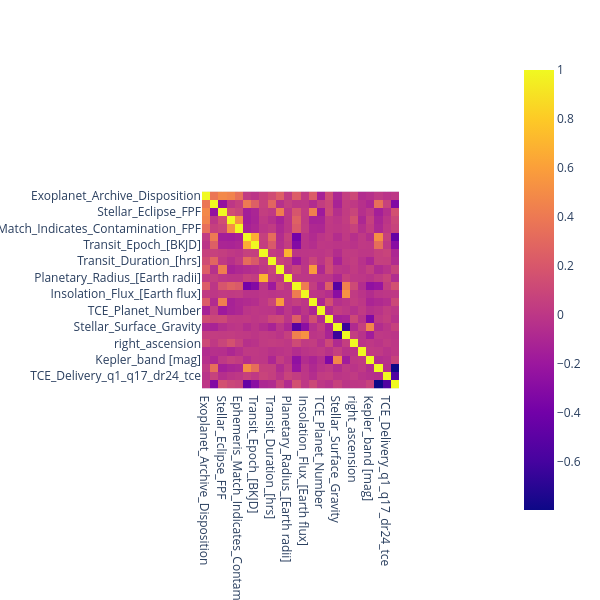

Write notebook code for a chart like this one.
### Code cell
fig_corrMatrix = px.imshow(keplerCorrMatrix, width=600, height=600)
fig_corrMatrix.update_yaxes(automargin=True)
fig_corrMatrix.show()

### Figure 1 — Plotly figure (JSON) as saved in the notebook; plotly's stock layout.template omitted (floating-point values rounded to 4 significant figures; data arrays with more than 128 entries replaced by an {"elided": "..."} marker saying what was removed)
{"data": [{"coloraxis": "coloraxis", "hovertemplate": "x: %{x}<br>y: %{y}<br>color: %{z}<extra></extra>", "type": "heatmap", "x": ["Exoplanet_Archive_Disposition", "Not_Transit-Like_FPF", "Stellar_Eclipse_FPF", "Centroid_Offset_FPF", "Ephemeris_Match_Indicates_Contamination_FPF", "Orbital_Period_[days]", "Transit_Epoch_[BKJD]", "Impact_Parameter", "Transit_Duration_[hrs]", "Transit_Depth_[ppm]", "Planetary_Radius_[Earth radii]", "Equilibrium_Temperature_[K]", "Insolation_Flux_[Earth flux]", "Transit_Signal-to-Noise", "TCE_Planet_Number", "Stellar_Effective_Temperature_[K]", "Stellar_Surface_Gravity", "Stellar_Radius_[Solar_radii]", "right_ascension", "declination", "Kepler_band [mag]", "TCE_Delivery_q1_q16_tce", "TCE_Delivery_q1_q17_dr24_tce", "TCE_Delivery_q1_q17_dr25_tce"], "y": ["Exoplanet_Archive_Disposition", "Not_Transit-Like_FPF", "Stellar_Eclipse_FPF", "Centroid_Offset_FPF", "Ephemeris_Match_Indicates_Contamination_FPF", "Orbital_Period_[days]", "Transit_Epoch_[BKJD]", "Impact_Parameter", "Transit_Duration_[hrs]", "Transit_Depth_[ppm]", "Planetary_Radius_[Earth radii]", "Equilibrium_Temperature_[K]", "Insolation_Flux_[Earth flux]", "Transit_Signal-to-Noise", "TCE_Planet_Number", "Stellar_Effective_Temperature_[K]", "Stellar_Surface_Gravity", "Stellar_Radius_[Solar_radii]", "right_ascension", "declination", "Kepler_band [mag]", "TCE_Delivery_q1_q16_tce", "TCE_Delivery_q1_q17_dr24_tce", "TCE_Delivery_q1_q17_dr25_tce"], "z": {"elided": "24x24 float values"}}], "layout": {"coloraxis": {"colorscale": [[0, "#0d0887"], [0.1111, "#46039f"], [0.2222, "#7201a8"], [0.3333, "#9c179e"], [0.4444, "#bd3786"], [0.5556, "#d8576b"], [0.6667, "#ed7953"], [0.7778, "#fb9f3a"], [0.8889, "#fdca26"], [1, "#f0f921"]]}, "height": 600, "margin": {"t": 60}, "width": 600, "xaxis": {"autorange": true, "constrain": "domain", "domain": [0, 1], "range": [-0.5, 23.5], "scaleanchor": "y", "type": "category"}, "yaxis": {"automargin": true, "autorange": true, "constrain": "domain", "domain": [0.2859, 0.7141], "range": [23.5, -0.5], "type": "category"}}}
